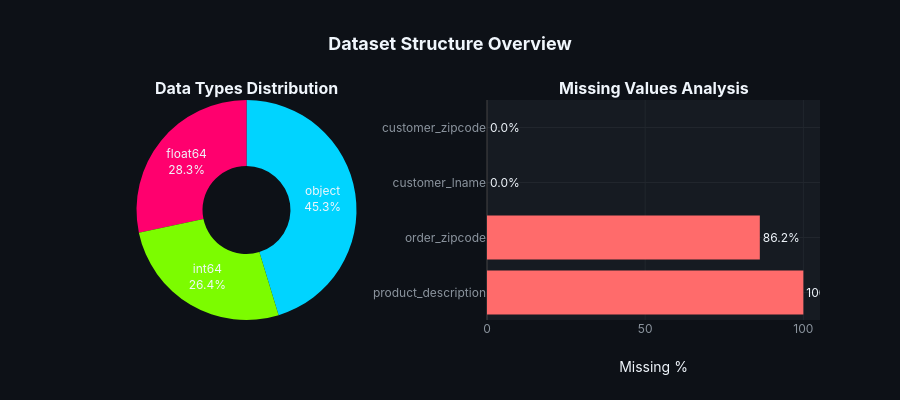

The code cell stored with this chart in its notebook:
### Code cell
# ============================================================
# 📊 DATASET SCHEMA VISUALIZATION (Dark Mode)
# ============================================================

# Data types breakdown
dtype_counts = df_raw.dtypes.value_counts()
missing_pct = (df_raw.isnull().sum() / len(df_raw) * 100).sort_values(ascending=False)

# Create overview visualization
fig = make_subplots(
    rows=1, cols=2,
    specs=[[{"type": "pie"}, {"type": "bar"}]],
    subplot_titles=('<b>Data Types Distribution</b>', '<b>Missing Values Analysis</b>')
)

# Data types pie chart (dark mode colors)
fig.add_trace(
    go.Pie(
        labels=[str(d) for d in dtype_counts.index],
        values=dtype_counts.values,
        hole=0.4,
        marker_colors=CATEGORICAL_COLORS[:len(dtype_counts)],
        textinfo='percent+label',
        textfont=dict(size=12, color=DARK_COLORS['text'])
    ),
    row=1, col=1
)

# Missing values bar chart (dark mode)
missing_cols = missing_pct[missing_pct > 0]
if len(missing_cols) > 0:
    fig.add_trace(
        go.Bar(
            x=missing_cols.values[:10],
            y=missing_cols.index[:10],
            orientation='h',
            marker_color=DARK_COLORS['coral'],
            text=[f"{v:.1f}%" for v in missing_cols.values[:10]],
            textposition='outside',
            textfont=dict(color=DARK_COLORS['text'])
        ),
        row=1, col=2
    )

fig.update_layout(
    height=400,
    title_text='<b>Dataset Structure Overview</b>',
    showlegend=False,
    paper_bgcolor=DARK_COLORS['background'],
    plot_bgcolor=DARK_COLORS['card']
)
fig.update_xaxes(title_text="Missing %", row=1, col=2, gridcolor=DARK_COLORS['surface'])
fig.update_yaxes(gridcolor=DARK_COLORS['surface'])
fig.show()

# Summary statistics
print(f"\n📋 DATA QUALITY SUMMARY:")
print(f"   • Total missing cells: {df_raw.isnull().sum().sum():,} ({df_raw.isnull().sum().sum()/(len(df_raw)*len(df_raw.columns))*100:.2f}%)")
print(f"   • Columns with missing data: {(df_raw.isnull().sum() > 0).sum()} out of {len(df_raw.columns)}")
print(f"   • Numeric features: {len(df_raw.select_dtypes(include=[np.number]).columns)}")
print(f"   • Categorical features: {len(df_raw.select_dtypes(include=['object']).columns)}")

### Figure 1 — Plotly figure (JSON) as saved in the notebook; plotly's stock layout.template omitted (floating-point values rounded to 4 significant figures)
{"data": [{"domain": {"x": [0, 0.45], "y": [0, 1]}, "hole": 0.4, "labels": ["object", "float64", "int64"], "marker": {"colors": ["#00D4FF", "#FF006E", "#7CFC00"]}, "textfont": {"color": "#F0F6FC", "size": 12}, "textinfo": "percent+label", "type": "pie", "values": [24, 15, 14]}, {"marker": {"color": "#FF6B6B"}, "orientation": "h", "text": ["100.0%", "86.2%", "0.0%", "0.0%"], "textfont": {"color": "#F0F6FC"}, "textposition": "outside", "type": "bar", "x": [100.0, 86.24, 0.004432, 0.001662], "xaxis": "x", "y": ["product_description", "order_zipcode", "customer_lname", "customer_zipcode"], "yaxis": "y"}], "layout": {"annotations": [{"font": {"size": 16}, "showarrow": false, "text": "<b>Data Types Distribution</b>", "x": 0.225, "xanchor": "center", "xref": "paper", "y": 1, "yanchor": "bottom", "yref": "paper"}, {"font": {"size": 16}, "showarrow": false, "text": "<b>Missing Values Analysis</b>", "x": 0.775, "xanchor": "center", "xref": "paper", "y": 1, "yanchor": "bottom", "yref": "paper"}], "height": 400, "paper_bgcolor": "#0D1117", "plot_bgcolor": "#161B22", "showlegend": false, "title": {"text": "<b>Dataset Structure Overview</b>"}, "xaxis": {"anchor": "y", "domain": [0.55, 1], "gridcolor": "#21262D", "title": {"text": "Missing %"}}, "yaxis": {"anchor": "x", "domain": [0, 1], "gridcolor": "#21262D"}}}
